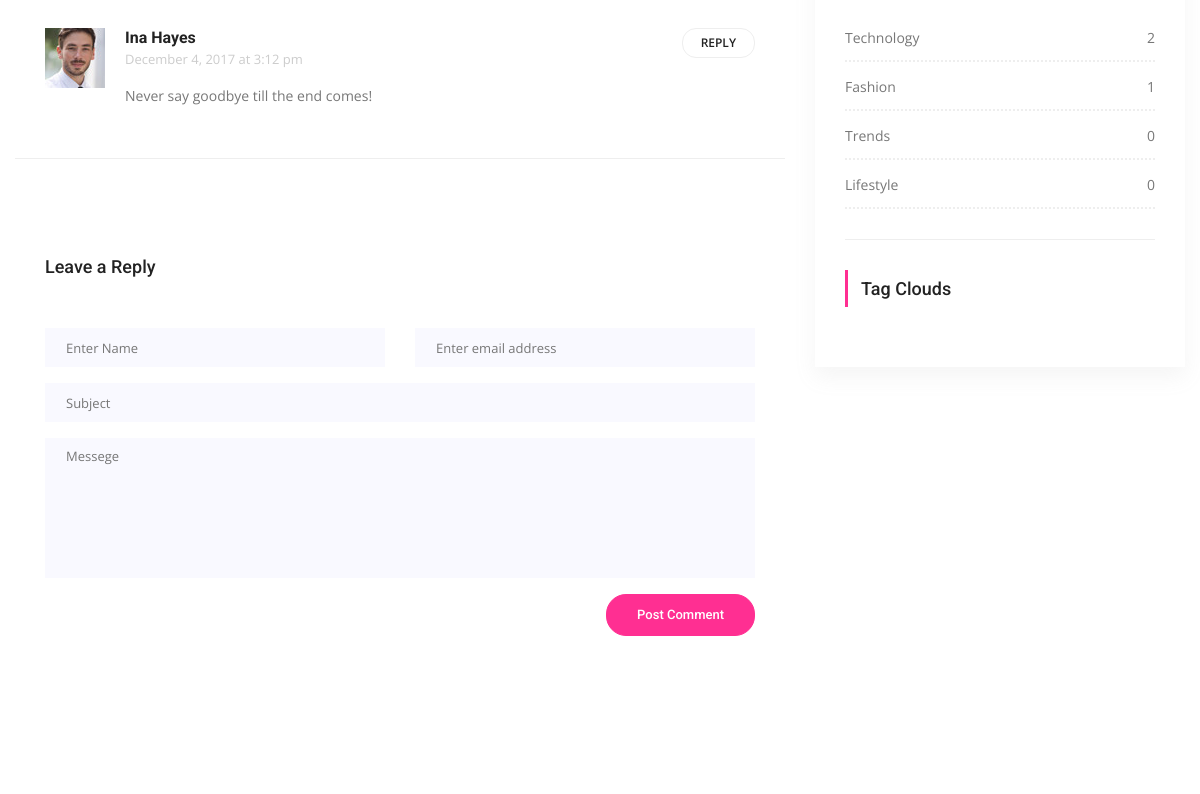
Page /posts/detail/1/lorem-ipsum (middle part) on the earlier database version.
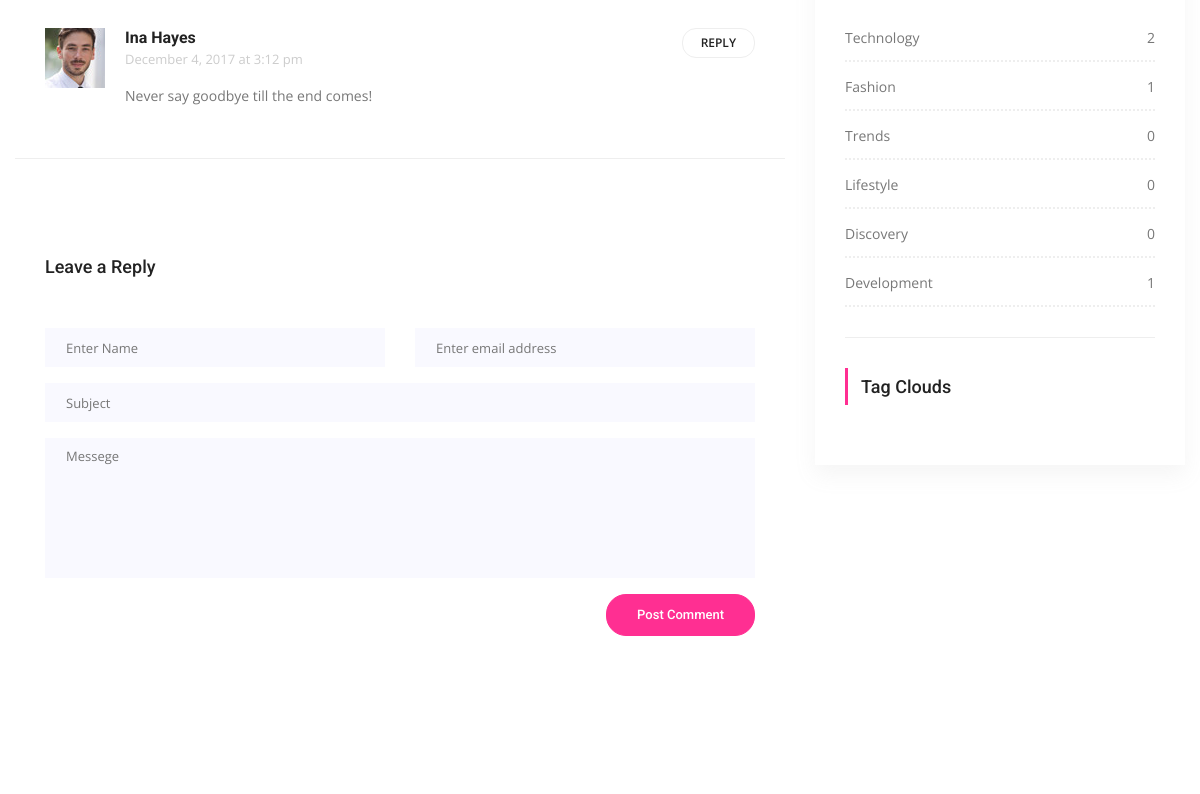
Same page on the later database version.
### posts/models.py (models this page shows, shortened)
class Category(models.Model):
	title= models.CharField(max_length=150)
	slug= models.SlugField(editable=False)
	def post_count(self):
		return self.posts.all().count()

### posts/views.py (the view)
# urls.py: path('detail/<int:pk>/<slug:slug>', PostDetail.as_view(), name="detail"),
class PostDetail(DetailView):
	template_name="posts/detail.html"
	model= Post
	context_object_name="single"
	def get_context_data(self, **kwargs):
		context= super(PostDetail, self).get_context_data(**kwargs)
		return context

### posts/templatetags/custom_tags.py (called while the page is built)
@register.simple_tag(name="categories")
def all_categories():
	return Category.objects.all()

@register.simple_tag(name="tags")
def all_tags():
	return Tag.objects.all()

### templates/posts/detail.html (shortened to what this page needs)
{% extends 'base.html' %}
{% load static %}
{% block content %}
        <section class="blog_area p_120 single-post-area">
            <div class="container">
                <div class="row">
                    <div class="col-lg-8">
                        <div class="comments-area">
                            <div class="comment-list">
                            </div>
                            <div class="comment-list">
                                <div class="single-comment justify-content-between d-flex">
                                    <div class="user justify-content-between d-flex">
                                        <div class="thumb">
                                            <img src="{% static 'img/blog/c5.jpg' %}" alt="">
                                        </div>
                                        <div class="desc">
                                            <h5><a href="#">Ina Hayes</a></h5>
                                            <p class="date">December 4, 2017 at 3:12 pm </p>
                                            <p class="comment">
                                                Never say goodbye till the end comes!
                                            </p>
                                        </div>
                                    </div>
                                    <div class="reply-btn">
                                           <a href="" class="btn-reply text-uppercase">reply</a>
                                    </div>
                                </div>
                            </div>
                        </div>
                        <div class="comment-form">
                            <h4>Leave a Reply</h4>
                            <form>
                                <div class="form-group form-inline">
                                  <div class="form-group col-lg-6 col-md-6 name">
                                    <input type="text" class="form-control" id="name" placeholder="Enter Name" onfocus="this.placeholder = ''" onblur="this.placeholder = 'Enter Name'">
                                  </div>
                                  <div class="form-group col-lg-6 col-md-6 email">
                                    <input type="email" class="form-control" id="email" placeholder="Enter email address" onfocus="this.placeholder = ''" onblur="this.placeholder = 'Enter email address'">
                                  </div>
                                </div>
                                <div class="form-group">
                                    <input type="text" class="form-control" id="subject" placeholder="Subject" onfocus="this.placeholder = ''" onblur="this.placeholder = 'Subject'">
                                </div>
                                <div class="form-group">
                                    <textarea class="form-control mb-10" rows="5" name="message" placeholder="Messege" onfocus="this.placeholder = ''" onblur="this.placeholder = 'Messege'" required=""></textarea>
                                </div>
                                <a href="#" class="primary-btn submit_btn">Post Comment</a>
                            </form>
                        </div>
        			</div>
                           {% include 'right_side.html' %}
                    </div>
                </div>
            </div>
        </section>
       {% endblock %}

### templates/right_side.html (shortened to what this page needs)
 {% load static %}
{% load custom_tags %}
 <div class="col-lg-4">
                        <div class="blog_right_sidebar">
                            <aside class="single_sidebar_widget post_category_widget">
                                <ul class="list cat-list">
                                    {% categories as categories %}
                                    {% for category in categories %}
                                    <li>
                                        <a href="{% url 'category_detail' pk=category.id slug=category.slug %}" class="d-flex justify-content-between">
                                            <p>{{ category.title }}</p>
                                            <p>{{ category.post_count }}</p>
                                        </a>
                                    </li>
                                    {% endfor %}
                                </ul>
                                <div class="br"></div>
                            </aside>
                            <aside class="single-sidebar-widget tag_cloud_widget">
                                <h4 class="widget_title">Tag Clouds</h4>
                            </aside>
                        </div>

Differences in the rows shown:
added Category: title "Discovery", post_count "0"
added Category: title "Development", post_count "1"
